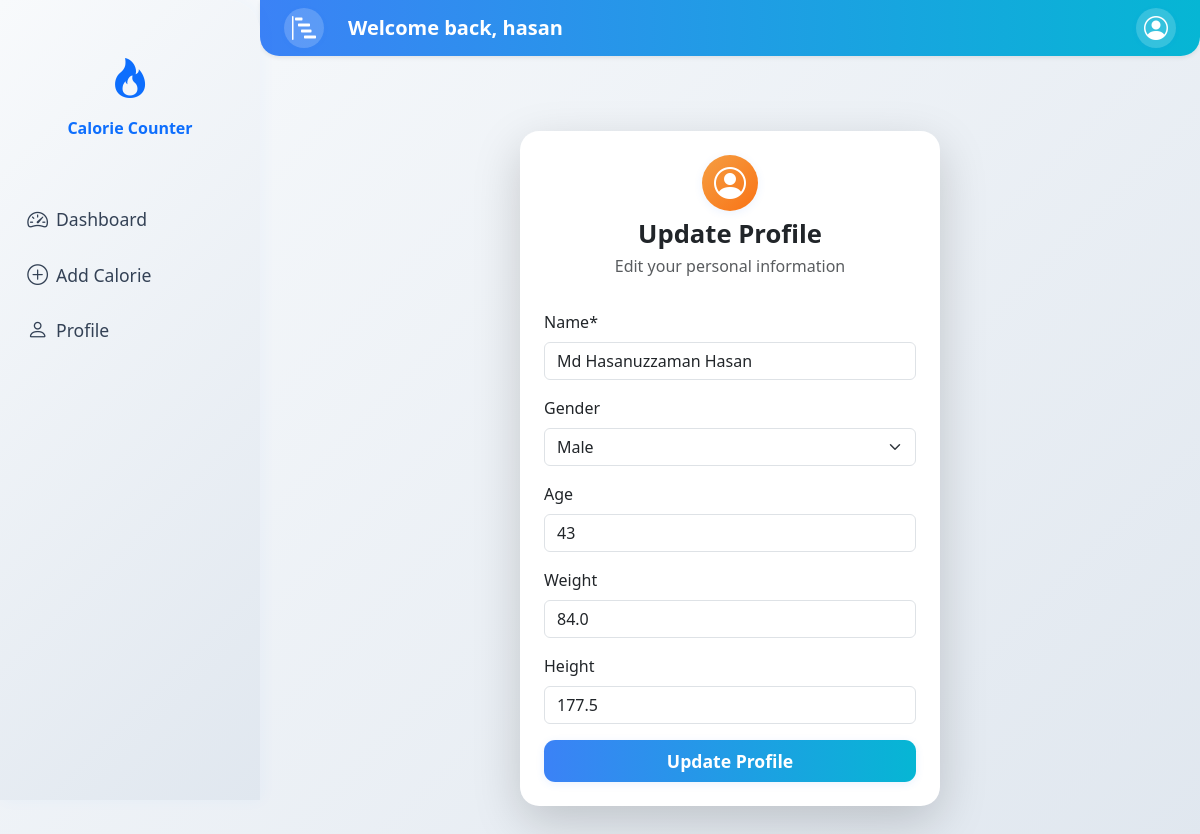
/profile/ (signed in), run on the app's committed database.
### calorie_counter/models.py (models this page shows, shortened)
class Profile(models.Model):
    CHOOSE_GENDER = [
        ("", "Select"),
        ("male", "Male"),
        ("female", "Female"),
    ]
    user = models.OneToOneField(
        "auth.User", on_delete=models.CASCADE, related_name="user_profile"
    )
    name = models.CharField(max_length=100)
    gender = models.CharField(
        choices=CHOOSE_GENDER, max_length=10, null=True, blank=True
    )
    age = models.PositiveIntegerField(null=True, blank=True)
    weight = models.FloatField(null=True, blank=True)
    height = models.FloatField(null=True, blank=True)
    bmr = models.FloatField(null=True, blank=True)

### calorie_counter/views.py (the view)
# urls.py: path('profile/', ProfileView, name='profile'),
@login_required
def ProfileView(request):
    profile, created = Profile.objects.get_or_create(user=request.user)
    if created:
        messages.warning(request, "Update your profile first")
    if request.method == 'POST':
        form = ProfileForm(request.POST, instance=profile)
        if form.is_valid():
            form.save()
            profile.calculate_bmr()
            messages.success(request, "Profile info Updated successfully")
            return redirect("dashboard")
        else:
            messages.error(request, "Any of the form filed is invalid")
            return redirect("profile")
    else:
        form = ProfileForm(instance=profile)
    context = {
        'form' : form,
        'profile_form': True
    }
    return render(request, "profile.html", context)

### calorie_counter/forms.py
class ProfileForm(forms.ModelForm):
    class Meta:
        model = Profile
        fields = ['name', 'gender', 'age', 'weight', 'height']
    def __init__(self, *args, **kwargs):
        super().__init__(*args, **kwargs)
        choices = self.fields['gender'].choices
        if choices and choices[0][0] != '':
            self.fields['gender'].choices = [('', 'Select...')] + list(choices)

### calorie_counter/templates/profile.html (shortened to what this page needs)
{% extends 'base.html' %}
{% load crispy_forms_tags %}
{% block content %}
<div class="profile-page d-flex justify-content-center align-items-center py-5">
  <div class="card profile-card shadow-lg border-0 p-4">
    <div class="text-center mb-3">
      <span class="profile-icon d-inline-flex align-items-center justify-content-center mb-2">
        <i class="bi bi-person-circle"></i>
      </span>
      <h2 class="mb-1">Update Profile</h2>
      <p class="text-muted mb-3">Edit your personal information</p>
    </div>
    <form action="" method="post">
      <div class="mb-3">
        {{ form|crispy }}
      </div>
      <button type="submit" class="btn btn-primary w-100 py-2">Update Profile</button>
    </form>
  </div>
</div>
<link rel="stylesheet" href="https://cdn.jsdelivr.net/npm/bootstrap-icons@1.11.1/font/bootstrap-icons.css">
{% endblock %}

### templates/base.html (shortened to what this page needs)
{% load static %}
<!DOCTYPE html>
<html lang="en">
  <head>
    <link href="https://cdn.jsdelivr.net/npm/bootstrap@5.3.8/dist/css/bootstrap.min.css" rel="stylesheet" />
    <link rel="stylesheet" href="{% static 'main.css' %}" />
  </head>
  <body>
    <div class="continer-fluid">
      <div class="row">
        <div class="col-md-12">
          <div class="body-wrap d-flex justify-content-start align-items-start gap-2">
            <div class="sidebar modern-sidebar d-flex flex-column align-items-center py-4">
              <div class="logo mb-4 w-100 text-center sidebar-logo-area">
                <a class="text-decoration-none sidebar-logo-text d-flex flex-column align-items-center gap-1" href="/">
                  <span class="sidebar-logo-icon-wrap d-flex align-items-center justify-content-center mb-1"><i class="bi bi-fire fs-1 sidebar-logo-icon"></i></span>
                  <span class="sidebar-brand-text">Calorie <span class="sidebar-brand-highlight">Counter</span></span>
                </a>
              </div>
              <ul class="sidebar-nav nav flex-column w-100 gap-2">
                <li class="nav-item">
                  <a class="nav-link d-flex align-items-center gap-2 px-3 py-2 rounded-3 sidebar-link {% if request.path == '/' %}active{% endif %}" href="{% url 'dashboard' %}"><i class="bi bi-speedometer2"></i> Dashboard</a>
                </li>
                <li class="nav-item">
                  <a class="nav-link d-flex align-items-center gap-2 px-3 py-2 rounded-3 sidebar-link" href="{% url 'calorie_entry' %}"><i class="bi bi-plus-circle"></i> Add Calorie</a>
                </li>
                <li class="nav-item">
                  <a class="nav-link d-flex align-items-center gap-2 px-3 py-2 rounded-3 sidebar-link" href="{% url 'profile' %}"><i class="bi bi-person"></i> Profile</a>
                </li>
              </ul>
            </div>
            <link rel="stylesheet" href="https://cdn.jsdelivr.net/npm/bootstrap-icons@1.11.1/font/bootstrap-icons.css" />
            <div class="bodycontent">
              <div class="top-bar-excel position-fixed d-flex justify-content-between align-items-center px-4 py-2 shadow-sm" style="z-index: 1000;">
                <div class="d-flex align-items-center gap-3">
                  <span class="topbar-icon d-flex align-items-center justify-content-center me-2"><i class="bi bi-bar-chart-steps"></i></span>
                  <span class="fw-bold fs-5">Welcome back, {{ user }}</span>
                </div>
                <div class="d-flex align-items-center gap-2 position-relative">
                  <div class="dropdown">
                    <button class="btn topbar-avatar d-inline-flex align-items-center justify-content-center dropdown-toggle" type="button" id="profileDropdown" data-bs-toggle="dropdown" aria-expanded="false"><i class="bi bi-person-circle"></i></button>
                  </div>
                </div>
              </div>
              {% block content %}
              {% endblock %}
            </div>
          </div>
        </div>
      </div>
    </div>
  </body>
</html>

### Name_ID_CaloryCounter/static/main.css (style rules this page uses)
.topbar-avatar.dropdown-toggle::after { display: none; }
.top-bar-excel { left: 260px; top: 0; width: calc(100% - 260px); background: linear-gradient(90deg, #3b82f6 0%, #06b6d4 100%); color: #fff; border-bottom-left-radius: 1.2rem; border-bottom-right-radius: 1.2rem; min-height: 56px; box-shadow: 0 2px 12px rgba(59,130,246,0.08); transition: background 0.2s; }
.top-bar-excel .fw-bold { color: #fff !important; }
.topbar-icon { width: 40px; height: 40px; background: rgba(255,255,255,0.18); border-radius: 50%; font-size: 1.5rem; color: #fff; box-shadow: 0 1px 4px rgba(59,130,246,0.10); }
.topbar-avatar { width: 40px; height: 40px; background: rgba(255,255,255,0.18); border-radius: 50%; font-size: 1.5rem; color: #fff; box-shadow: 0 1px 4px rgba(59,130,246,0.10); }
html, body { overflow-x: hidden; }
.profile-page { min-height: 80vh; background: none; }
.profile-card { max-width: 420px; width: 100%; border-radius: 1.2rem; background: #fff; box-shadow: 0 4px 24px rgba(59,130,246,0.08); }
.profile-icon { width: 56px; height: 56px; background: linear-gradient(135deg, #f59e42 0%, #f97316 100%); color: #fff; border-radius: 50%; font-size: 2rem; box-shadow: 0 2px 8px rgba(59,130,246,0.10); margin-bottom: 0.5rem; }
.profile-card h2 { font-weight: 700; font-size: 1.6rem; }
.profile-card form .btn-primary { font-weight: 600; font-size: 1.1rem; border-radius: 0.7rem; }
body { background: linear-gradient(135deg, #f8fafc 0%, #e0e7ef 100%); min-height: 100vh; color: #1e293b; }
.body-wrap { min-height: 100vh; }
.sidebar { max-width: 260px; width: 100%; height: 100vh; min-height: 100vh; background: linear-gradient(135deg, #f8fafc 0%, #e0e7ef 100%); position: fixed; left: 0; top: 0; box-shadow: 2px 0 16px 0 rgba(59,130,246,0.04); z-index: 1050; border-top-right-radius: 2rem; border-bottom-right-radius: 0; padding: 0 0.7rem 2rem 0.7rem; transition: box-shadow 0.2s; }
.modern-sidebar .logo { padding: 1.5rem 0 1rem 0; }
.sidebar-nav { margin-top: 1rem; }
.sidebar-link i { font-size: 1.3rem; vertical-align: middle; }
.btn-primary { background: linear-gradient(90deg, #3b82f6 0%, #06b6d4 100%); border: none; color: #fff; font-weight: 600; box-shadow: 0 2px 8px rgba(59,130,246,0.10); transition: background 0.2s; }
.bodycontent { margin-left: 260px; padding: 0 20px; min-height: 100vh; min-height: 100svh; box-sizing: border-box; width: calc(100% - 260px); max-width: calc(100% - 260px); margin-top: 35px; }

### data on the page
Profile: name "Md Hasanuzzaman Hasan", gender "Male", age "43", weight "84.0", height "177.5"

### other printed values
{{ user }} "hasan"
